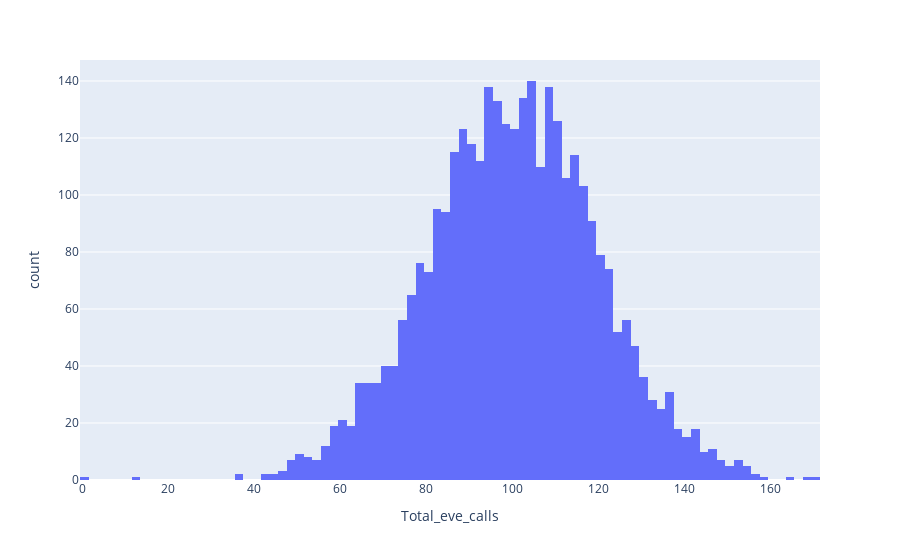

The notebook cell saved with this chart:
### Code cell
px.histogram(df, x= "Total_eve_calls")

### Figure 1 — Plotly figure (JSON) as saved in the notebook; plotly's stock layout.template omitted (floating-point values rounded to 4 significant figures; data arrays with more than 128 entries replaced by an {"elided": "..."} marker saying what was removed)
{"data": [{"bingroup": "x", "hovertemplate": "Total_eve_calls=%{x}<br>count=%{y}<extra></extra>", "legendgroup": "", "marker": {"color": "#636efa", "pattern": {"shape": ""}}, "name": "", "orientation": "v", "showlegend": false, "type": "histogram", "x": {"elided": "3333 int values"}, "xaxis": "x", "yaxis": "y"}], "layout": {"barmode": "relative", "legend": {"tracegroupgap": 0}, "margin": {"t": 60}, "xaxis": {"anchor": "y", "domain": [0, 1], "title": {"text": "Total_eve_calls"}}, "yaxis": {"anchor": "x", "domain": [0, 1], "title": {"text": "count"}}}}
